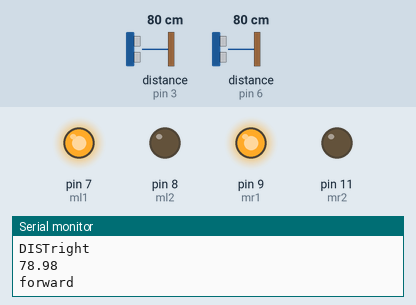
Simulated run of this sketch. Board: Arduino Uno, built with avr-gcc and run on an emulated ATmega328P. Parts: output pins drawn as LEDs (lit = HIGH), the last lines printed to the serial monitor. Wiring (inferred from the names in the program): 2 × ultrasonic range finder: trigger pin 5, echo pin 6 / trigger pin 10, echo pin 3. The test bench sets the inputs (shaded band); at power-on: distance to the obstacle (sensors on pin 3, pin 6) 80 cm. The echo pulse lasts 58.3 µs per cm; pins used as bus, display or sensor lines are not drawn.

Above: at 1.8 s.
1.9 s: distance to the obstacle (sensor on pin 3) set to 12 cm
3.4 s: distance to the obstacle (sensor on pin 3) set to 9 cm
At 5.1 s:
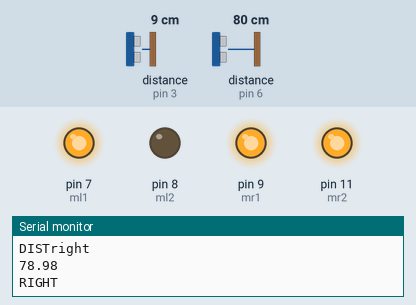
5.5 s: distance to the obstacle (sensor on pin 6) set to 12 cm
7.2 s: distance to the obstacle (sensor on pin 6) set to 9 cm
At 8.8 s:
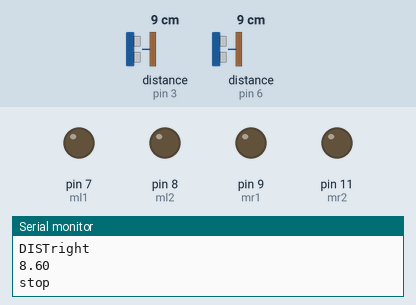
9.5 s: distance to the obstacle (sensor on pin 3) set to 18 cm
At 10.5 s:
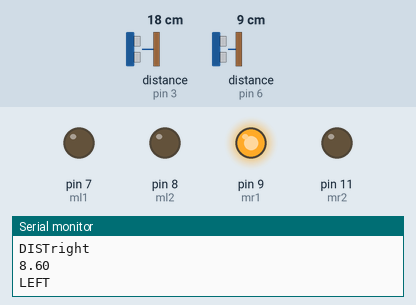
11.5 s: distance to the obstacle (sensor on pin 3) set to 2 cm
At 13.4 s:
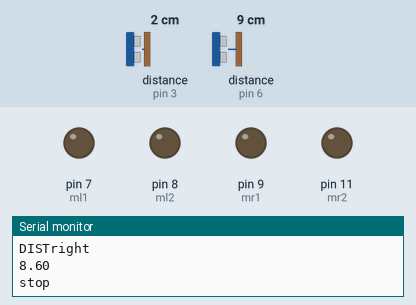
Timing chart, 0 to 14.5 s (numbered marks = the images above; inputs shaded):
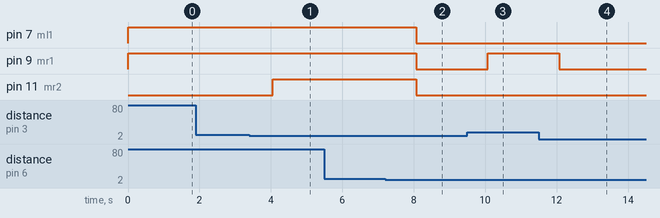

Measured:
- the behaviour switches between 11 and 10 cm on distance to the obstacle (sensor on pin 3) (found by bisection; images 0 and 1)
- the behaviour switches between 11 and 10 cm on distance to the obstacle (sensor on pin 6) (found by bisection; images 1 and 2)
- after the input at 3.4 s, pin 11 (mr2): LOW → HIGH after 0.65 s
- after the input at 7.2 s, pin 7 (ml1), pin 9 (mr1), pin 11 (mr2): HIGH → LOW after 0.86 s
- after the input at 9.5 s, pin 9 (mr1): LOW → HIGH after 0.57 s
- after the input at 11.5 s, pin 9 (mr1): HIGH → LOW after 0.57 s

The sketch:

ULTRASONIC.ino
```cpp
int trig1=10;
int trig2=5;
int echo1=3;
int echo2=6;
int ml1 = 7;
int ml2 = 8;
int mr1 = 9;
int mr2 = 11;
float duration1,duration2;
float distance1,distance2;
void setup() {
  // put your setup code here, to run once:
 pinMode(trig1,OUTPUT);
 pinMode(trig2,OUTPUT);
 pinMode(echo1,INPUT);
 pinMode(echo2,INPUT);
 pinMode(ml1,OUTPUT);
  pinMode(ml2,OUTPUT);
  pinMode(mr1,OUTPUT);
  pinMode(mr2,OUTPUT);
  Serial.begin(9600);


}

void loop() {
  // put your main code here, to run repeatedly:
  digitalWrite(trig1,LOW);
  delayMicroseconds(2);
  digitalWrite(trig1,HIGH);
  delayMicroseconds(10);
  digitalWrite(trig1,LOW);
  duration1=pulseIn(echo1,HIGH);
 distance1=duration1*0.017;
  digitalWrite(trig2,LOW);
  delayMicroseconds(2);
  digitalWrite(trig2,HIGH);
  delayMicroseconds(10);
  digitalWrite(trig2,LOW);
  duration2=pulseIn(echo2,HIGH);
 distance2=duration2*0.017;
  Serial.println("DISTLEFT");
  Serial.println(distance1);
  Serial.println("DISTright");
  Serial.println(distance2);
  if(distance1>=10&&distance2>=10){
   digitalWrite(ml1,HIGH);
   digitalWrite(ml2,LOW);
   digitalWrite(mr1,HIGH);
   digitalWrite(mr2,LOW);
    Serial.println("forward");
    }
   else if(distance1>=10&&distance2<10){
   digitalWrite(ml1,LOW);
   digitalWrite(ml2,LOW);
   digitalWrite(mr1,HIGH);
   digitalWrite(mr2,LOW);
    Serial.println("LEFT");
    }
    else if(distance1<10&&distance2>=10){
   digitalWrite(ml1,HIGH);
   digitalWrite(ml2,LOW);
   digitalWrite(mr1,HIGH);
   digitalWrite(mr2,HIGH);
    Serial.println("RIGHT");
    }
    else{
   digitalWrite(ml1,LOW);
   digitalWrite(ml2,LOW);
   digitalWrite(mr1,LOW);
   digitalWrite(mr2,LOW);
    Serial.println("stop");
    }
    delay(1000);}
```
